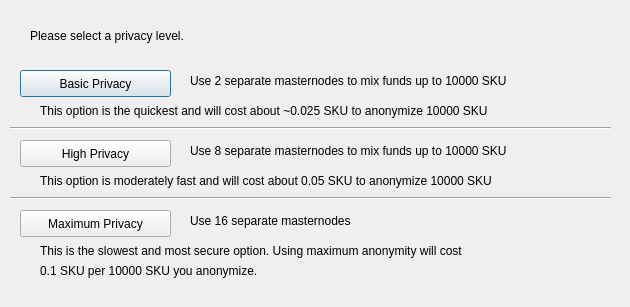
<?xml version="1.0" encoding="UTF-8"?>
<ui version="4.0">
 <class>ObfuscationConfig</class>
 <widget class="QDialog" name="ObfuscationConfig">
  <property name="geometry">
   <rect>
    <x>0</x>
    <y>0</y>
    <width>630</width>
    <height>307</height>
   </rect>
  </property>
  <property name="windowTitle">
   <string>Configure Obfuscation</string>
  </property>
  <widget class="QPushButton" name="buttonBasic">
   <property name="geometry">
    <rect>
     <x>20</x>
     <y>70</y>
     <width>151</width>
     <height>27</height>
    </rect>
   </property>
   <property name="text">
    <string>Basic Privacy</string>
   </property>
  </widget>
  <widget class="QPushButton" name="buttonHigh">
   <property name="geometry">
    <rect>
     <x>20</x>
     <y>140</y>
     <width>151</width>
     <height>27</height>
    </rect>
   </property>
   <property name="text">
    <string>High Privacy</string>
   </property>
  </widget>
  <widget class="QPushButton" name="buttonMax">
   <property name="geometry">
    <rect>
     <x>20</x>
     <y>210</y>
     <width>151</width>
     <height>27</height>
    </rect>
   </property>
   <property name="text">
    <string>Maximum Privacy</string>
   </property>
  </widget>
  <widget class="QLabel" name="label">
   <property name="geometry">
    <rect>
     <x>30</x>
     <y>20</y>
     <width>571</width>
     <height>31</height>
    </rect>
   </property>
   <property name="text">
    <string>Please select a privacy level.</string>
   </property>
  </widget>
  <widget class="QLabel" name="label_2">
   <property name="geometry">
    <rect>
     <x>190</x>
     <y>70</y>
     <width>421</width>
     <height>21</height>
    </rect>
   </property>
   <property name="text">
    <string>Use 2 separate masternodes to mix funds up to 10000 SKU</string>
   </property>
  </widget>
  <widget class="QLabel" name="label_3">
   <property name="geometry">
    <rect>
     <x>190</x>
     <y>140</y>
     <width>411</width>
     <height>21</height>
    </rect>
   </property>
   <property name="text">
    <string>Use 8 separate masternodes to mix funds up to 10000 SKU</string>
   </property>
  </widget>
  <widget class="QLabel" name="label_4">
   <property name="geometry">
    <rect>
     <x>190</x>
     <y>210</y>
     <width>421</width>
     <height>21</height>
    </rect>
   </property>
   <property name="text">
    <string>Use 16 separate masternodes</string>
   </property>
  </widget>
  <widget class="QLabel" name="label_6">
   <property name="geometry">
    <rect>
     <x>40</x>
     <y>100</y>
     <width>561</width>
     <height>21</height>
    </rect>
   </property>
   <property name="text">
    <string>This option is the quickest and will cost about ~0.025 SKU to anonymize 10000 SKU</string>
   </property>
  </widget>
  <widget class="QLabel" name="label_7">
   <property name="geometry">
    <rect>
     <x>40</x>
     <y>170</y>
     <width>561</width>
     <height>21</height>
    </rect>
   </property>
   <property name="text">
    <string>This option is moderately fast and will cost about 0.05 SKU to anonymize 10000 SKU</string>
   </property>
  </widget>
  <widget class="QLabel" name="label_8">
   <property name="geometry">
    <rect>
     <x>40</x>
     <y>240</y>
     <width>561</width>
     <height>21</height>
    </rect>
   </property>
   <property name="text">
    <string>This is the slowest and most secure option. Using maximum anonymity will cost</string>
   </property>
  </widget>
  <widget class="QLabel" name="label_9">
   <property name="geometry">
    <rect>
     <x>40</x>
     <y>260</y>
     <width>561</width>
     <height>21</height>
    </rect>
   </property>
   <property name="text">
    <string>0.1 SKU per 10000 SKU you anonymize.</string>
   </property>
  </widget>
  <widget class="Line" name="line">
   <property name="geometry">
    <rect>
     <x>10</x>
     <y>120</y>
     <width>601</width>
     <height>16</height>
    </rect>
   </property>
   <property name="orientation">
    <enum>Qt::Horizontal</enum>
   </property>
  </widget>
  <widget class="Line" name="line_2">
   <property name="geometry">
    <rect>
     <x>10</x>
     <y>190</y>
     <width>601</width>
     <height>16</height>
    </rect>
   </property>
   <property name="orientation">
    <enum>Qt::Horizontal</enum>
   </property>
  </widget>
 </widget>
 <resources/>
 <connections/>
</ui>
